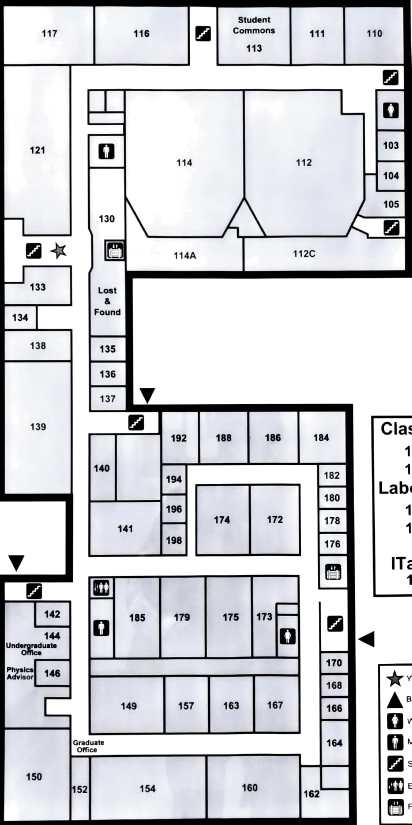
#> input picture physics_corrected.jpg, 823 x 1650 px (shown at 1/2 size)
$ python mainRunner.py
#> lines starting #> are read from the running program, lines starting #| are printed output that depends on the picture
### getAPLocations.py
import numpy as np
import cv2


class getAPLocations:

    def __init__(self, image_address, output_address, scale_factor):
#> called with image_address = 'physics_corrected.jpg', output_address = 'Database/checkpointImages/APs.jpg', scale_factor = 0.7
        self.image_path  = image_address
        self.output_address = output_address
        self.scale_factor = scale_factor
        self.drawing_mode = False # true if mouse is pressed
        self.ix,self.iy = -1,-1
        self.locationMatrix = []
        self.path_coordinates_X = []
        self.path_coordinates_Y = []
        self.labels = ['AP1', 'AP2', 'AP3']
        self.img = cv2.imread(self.image_path,0)
#> self.img: shape (1650, 823); min 0, max 255, mean 208.1
        self.img = cv2.resize(self.img,(int(self.img.shape[1]*self.scale_factor),int(self.img.shape[0]*self.scale_factor)))
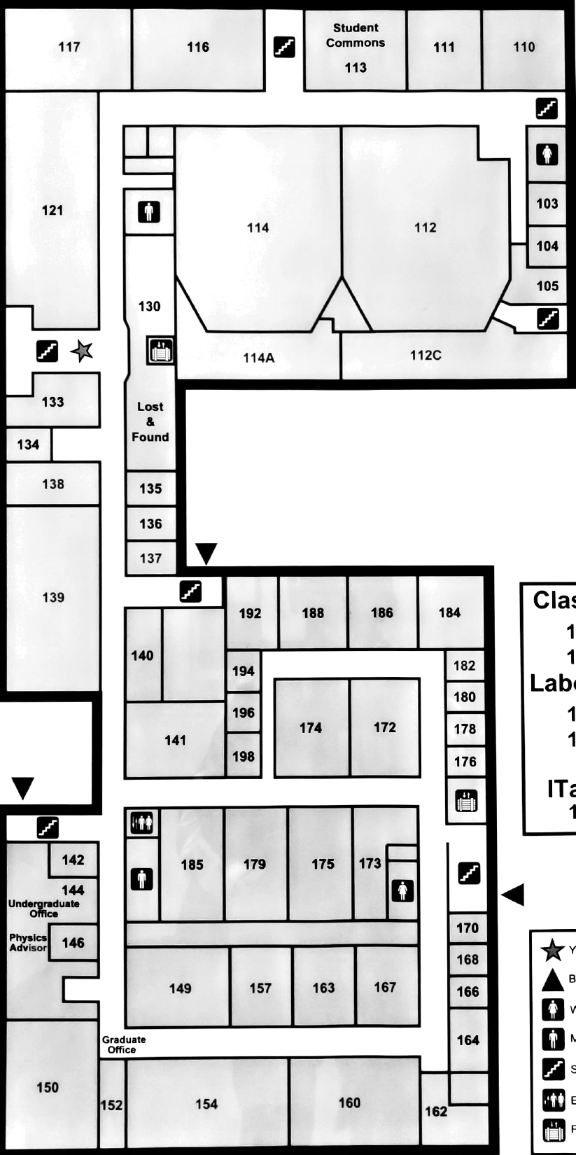
#> self.img: shape (1155, 576); min 0, max 255, mean 208.1


    def getAPDone(self):
        self.getAPCoordinates()
        finalAPLocations = self.apDictionary()
        image_to_save = self.draw_APs(finalAPLocations)
        self.saveAPPicture(image_to_save)
        cv2.destroyAllWindows()
        return finalAPLocations


    # [10 lines left out: function draw_APs, not called in this run]


    def saveAPPicture(self, image):
        cv2.imwrite(self.output_address, image )


    # [6 lines left out: function draw_path, not called in this run]


    def getAPCoordinates(self):

        cv2.namedWindow('image')
        cv2.setMouseCallback('image',self.draw_path)

        while(len(self.path_coordinates_X) < 3):
            cv2.imshow('image',self.img)
            k = cv2.waitKey(1) & 0xFF
#> (key q is pressed here)
            if cv2.waitKey(1) & 0xFF == ord('q'):
#> (key q is pressed here)
                break


    def apDictionary(self):
        output = {}

        for i in range(3):
            output[self.labels[i]] = (self.path_coordinates_X[i], self.path_coordinates_Y[i])

        return output

    # [10 lines left out: function showOutput, not called in this run]

### databaseManager.py
import shelve


class databaseManager:

    def __init__(self, dbLocation):
        self.dbLocation =dbLocation


    # [5 lines left out: function saveLevelOutput, not called in this run]

    def checkDbEntry(self,ID):
        self.db = shelve.open(self.dbLocation, flag = 'c', protocol=None, writeback = False)
        if ID in list(self.db.keys()):
            self.db.close()
            return True
        else:
            self.db.close()
            return False

    # [5 lines left out: function getDbEntry, not called in this run]

### mainRunner.py
'''
This code is the main code to manage the setting up of the map which the robot can understand.
Author : Arjun Kramadhati Gopi


'''


from getAPLocations import getAPLocations
from mapGenerator import mapGenerator
from distanceAlgorithm import distanceAlgorithm
from mapParameters import mapParameters
from databaseManager import databaseManager
from rssAlgorithm import rssAlgorithm

class mainRunner:

    def __init__(self):
        self.image = 'physics_corrected.jpg'
        self.levelOneOutputAddress = 'Database/checkpointImages/APs.jpg'
        self.levelTwoOutputAddress = 'Database/checkpointImages/legalPoints.jpg'
        self.levelThreeOutputAddress = 'Database/checkpointImages/levelThree.jpg'
        self.levelFourOutputAddress = 'Database/checkpointImages/mapParameters.jpg'
        self.levelFiveOutputAddress = 'Database/checkpointImages/RSSHeatMap.jpg'
        self.databaseLocation ='Database/db'
        self.nakagamiA = 4.32
        self.nakagamiB = 3.18
        self.RSS0 = 10
        self.scale_factor = 0.7
        self.apLocations = {}
        self.legalPoints = []
        self.fingerprintDict ={}
        self.mapParametersDict = {}
        self.rssFingerprintDict = {}


    def runProcess(self):
        print("Loading resources...")
        print("Checking for saved work...")
        self.saver = databaseManager(self.databaseLocation)
        if self.saver.checkDbEntry('L1'):
            q = input('Level One entry exists. Press Enter to continue. Anything else to overwrite')
            if q == "":
                self.apLocations = self.saver.getDbEntry('L1')
                pass
            else:
                self.levelOne()
        else:
            self.levelOne()

        if self.saver.checkDbEntry('L2'):
            q = input('Level Two entry exists. Press Enter to continue. Anything else to overwrite')
            if q == "":
                self.legalPoints = self.saver.getDbEntry('L2')
                pass
            else:
                self.levelTwo()
        else:
            self.levelTwo()

        if self.saver.checkDbEntry('L3'):
            q = input('Level Three entry exists. Press Enter to continue. Anything else to overwrite')
            if q == "":
                self.fingerprintDict = self.saver.getDbEntry('L3')
                pass
            else:
                self.levelThree()
        else:
            self.levelThree()

        if self.saver.checkDbEntry('L4'):
            q = input('Level Four entry exists. Press Enter to continue. Anything else to overwrite')
            if q == "":
                self.mapParametersDict = self.saver.getDbEntry('L4')
                pass
            else:
                self.levelFour()
        else:
            self.levelFour()

        if self.saver.checkDbEntry('L5'):
            q = input('Level Five entry exists. Press Enter to continue. Anything else to overwrite')
            if q == "":
                self.rssFingerprintDict = self.saver.getDbEntry('L5')
                pass
            else:
                self.levelFive()
        else:
            self.levelFive()


    def levelOne(self):
        #get WiFi Access Point locations (3 APs)
        levelOne = getAPLocations(self.image, self.levelOneOutputAddress, self.scale_factor)
        self.apLocations = levelOne.getAPDone()
        levelOne.showOutput()
        self.saver.saveLevelOutput('L1',self.apLocations)
        print("Level One Done")

    def levelTwo(self):
        #get legal points
        levelTwo = mapGenerator(self.image,self.levelTwoOutputAddress,self.scale_factor)
        self.legalPoints = levelTwo.getMapDone()
        self.saver.saveLevelOutput('L2',self.legalPoints)
        print("Level Two Done")

    def levelThree(self):
        #get fingerprints
        levelThree = distanceAlgorithm(self.apLocations,self.legalPoints, self.image, self.levelThreeOutputAddress,self.scale_factor)
        self.fingerprintDict = levelThree.getFingerprintDone()
        self.saver.saveLevelOutput('L3',self.fingerprintDict)
        print("Level Three Done")

    def levelFour(self):
        #add map details
        levelFour = mapParameters(self.image, self.levelFourOutputAddress,self.scale_factor)
        self.mapParametersDict = levelFour.getmapParameterDone()
        self.saver.saveLevelOutput('L4',self.mapParametersDict)
        print("Level Four Done")

    def levelFive(self):
        levelFive = rssAlgorithm(self.apLocations,self.legalPoints,self.RSS0,self.nakagamiA,self.nakagamiB)
        self.rssFingerprintDict = levelFive.getFingerprintDone(self.image, self.levelFiveOutputAddress,self.scale_factor)
        self.saver.saveLevelOutput('L5',self.rssFingerprintDict)
        print("Level Five Done")


a = mainRunner()
#> (the run stopped early here; a loop or call above may not have finished)
